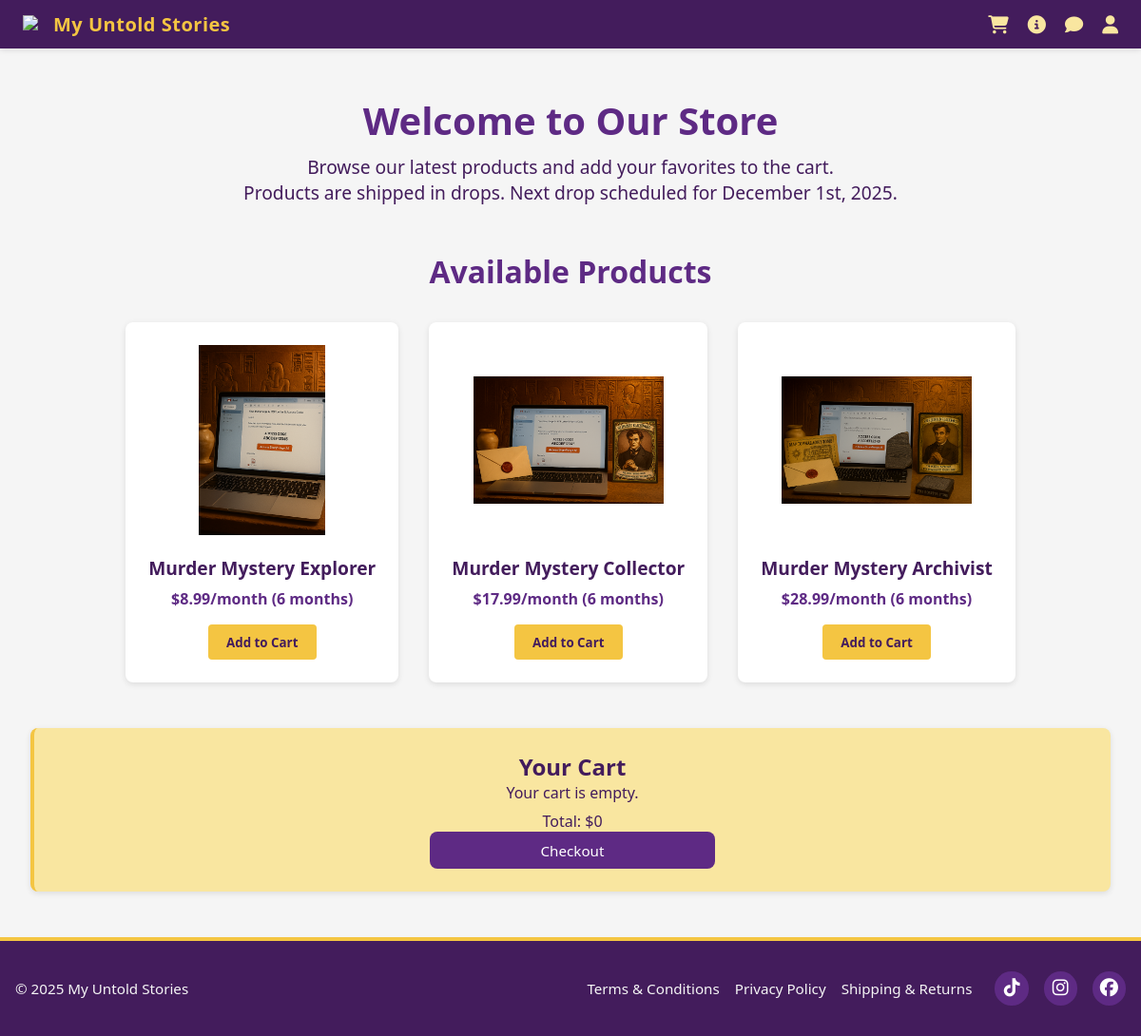
The app's page /shop/ with its own data.
### shop/models.py (models this page shows, shortened)
class Product(models.Model):
    name = models.CharField(max_length=100)
    description = models.TextField()
    price = models.DecimalField(max_digits=8, decimal_places=2)
    annual_price = models.DecimalField(max_digits=8, decimal_places=2, null=True, blank=True)
    image = models.ImageField(upload_to='products/')
    stripe_price_id = models.CharField(max_length=100, null=True)  # e.g., price_abc123
    is_subscription = models.BooleanField(default=True)
    available = models.BooleanField(default=True)
    featured = models.BooleanField(default=False)

### shop/views.py (the view)
# urls.py: path('', views.product_list, name='product_list'),
def product_list(request):
    products = Product.objects.filter(available=True)
    cart = Cart(request)
    return render(request, 'shop/product_list.html', {
        'products': products,
        'cart_items': cart.items(),
        'total': cart.total_price()
    })

### shop/cart.py (called while the page is built)
    def items(self):
        from .models import Product
        products = Product.objects.filter(id__in=self.cart.keys())
        return [
            {
                'product': product,
                'quantity': self.cart[str(product.id)],
                'total': product.price * self.cart[str(product.id)]
            }
            for product in products
        ]

    def total_price(self):
        return sum(item['total'] for item in self.items())

### templates/shop/product_list.html (shortened to what this page needs)
{% extends "base.html" %}
{% load static %}
{% block extra_head %}
<link rel="stylesheet" href="{% static 'css/product_list.css' %}">
<link rel="stylesheet" href="{% static 'css/header.css' %}">
<link rel="stylesheet" href="{% static 'css/footer.css' %}">
<link rel="stylesheet" href="{% static 'css/cart.css' %}">
<link rel="stylesheet" href="{% static 'css/checkout.css' %}">
{% endblock %}
{% block header %}
{% include 'partials/header.html' %}
{% endblock %}
{% block content %}
<main id="main-content" role="main" aria-label="Product List">
  <section class="store-intro">
    <h1>Welcome to Our Store</h1>
    <p>Browse our latest products and add your favorites to the cart.</p>
    <p>Products are shipped in drops. Next drop scheduled for December 1st, 2025.</p>
  </section>
  <section class="product-grid" aria-labelledby="product-heading">
    <h2 id="product-heading">Available Products</h2>
    <ul class="product-list">
      {% for product in products %}
        <li class="product-card">
          <article>
            <a href="{% url 'product_detail' product.pk %}" class="product-link">
              <img src="{{ product.image.url }}" alt="{{ product.name }}" width="200" height="200" loading="lazy">
              <h3>{{ product.name }}</h3>
            </a>
            <p class="price">${{ product.price }}/month (6 months)</p>
            <form class="add-to-cart-form" action="{% url 'cart_add' product.id %}" method="post">
              <button type="submit" class="add-to-cart-button">Add to Cart</button>
            </form>
          </article>
        </li>
      {% endfor %}
    </ul>
  </section>
  <section class="cart-preview" aria-label="Cart Summary">
    {% include 'shop/cart_detail.html' %}
  </section>
</main>
{% endblock %}
{% block footer %}
{% include 'partials/footer.html' %}
{% endblock %}

### templates/base.html (shortened to what this page needs)
{% load static %}
<!DOCTYPE html>
<html lang="en">
<head>
    <link rel="stylesheet" href="https://cdnjs.cloudflare.com/ajax/libs/font-awesome/6.5.2/css/all.min.css" />
    {% block extra_head %}{% endblock %}
</head>
<body>
    <header>
        {% block header %}{% endblock %}
    </header>
    <main>
        {% block content %}{% endblock %}
    </main>
    <footer>
        {% block footer %}{% endblock %}
    </footer>
</body>
</html>

### templates/partials/header.html (shortened to what this page needs)
{% load static %}
<nav class="main-nav" aria-label="Primary Navigation">
  <div class="nav-left">
    <a href="{% url 'home' %}" aria-label="Home"><img src="{% static 'img/logo_master_4000px.png' %}"></a>
    <span>My Untold Stories</span>
  </div>
  <div class="nav-controls">
    <div class="nav-right">
      <a href="{% url 'product_list' %}" aria-label="Cart" class="cart-link">
      <i class="fa-solid fa-shopping-cart"></i>
      <span class="cart-count" id="cart-count"></span>
    </a>
  {% if not user.is_authenticated %}
    <a href="{% url 'about' %}" aria-label="About">
      <i class="fa-solid fa-circle-info"></i>
    </a>
    <a href="{% url 'contact' %}" aria-label="Contact">
      <i class="fa-solid fa-comment"></i>
    </a>
  {% endif %}
    <a href="{% if user.is_authenticated %}{% url 'profile' %}{% else %}{% url 'login' %}{% endif %}" aria-label="Account">
      <i class="fa-solid fa-user"></i>
    </a>
    </div>
  </div>
</nav>

### templates/shop/cart_detail.html
<h2>Your Cart</h2>
<ul>
  {% for item in cart_items %}
    <li>
      {{ item.product.name }} – Qty: {{ item.quantity }} – ${{ item.total }}
      <form action="{% url 'cart_remove' item.product.id %}" method="post" class="remove-from-cart-form">
        {% csrf_token %}
        <button type="submit" class="remove-button" aria-label="Remove {{ item.product.name }}">Remove</button>
      </form>
    </li>
  {% empty %}
    <li>Your cart is empty.</li>
  {% endfor %}
</ul>
<p>Total: ${{ total }}</p>
<button type="button" class="view-cart-button">Checkout</button>

### templates/partials/footer.html (shortened to what this page needs)
<footer class="site-footer" role="contentinfo">
  <div class="footer-content">
    <div class="footer-left">
      <span>&copy; {% now "Y" %} My Untold Stories</span>
    </div>
    <div class="footer-links">
      <a href="{% url 'terms' %}">Terms & Conditions</a>
      <a href="{% url 'privacy' %}">Privacy Policy</a>
      <a href="{% url 'shipping' %}">Shipping & Returns</a>
    </div>
    <div class="footer-social">
      <a href="https://www.tiktok.com/@my_untold_stories_o?_t=ZP-90Zxo7jc0Dv&_r=1" aria-label="TikTok"><i class="fa-brands fa-tiktok"></i></a>
      <a href="https://www.instagram.com/myuntoldstories_official?igsh=MWIsYzNhaG41ZmRvdA==" aria-label="Instagram"><i class="fa-brands fa-instagram"></i></a>
      <a href="https://www.facebook.com/share/19vPxwQi6G/?mibextid==wwXIfr" aria-label="Facebook"><i class="fa-brands fa-facebook"></i></a>
    </div>
  </div>
</footer>

### static/css/product_list.css (style rules this page uses)
#main-content { padding: 3rem 2rem; background-color: var(--gray-light); color: var(--purple-dark); font-family: 'Segoe UI', sans-serif; }
.store-intro { text-align: center; margin-bottom: 3rem; }
.store-intro h1 { font-size: 2.5rem; color: var(--purple); margin-bottom: 0.5rem; }
.store-intro p { font-size: 1.2rem; color: var(--purple-dark); }
.product-grid { margin-bottom: 3rem; }
.product-grid h2 { text-align: center; font-size: 2rem; margin-bottom: 2rem; color: var(--purple); }
.product-list { display: flex; justify-content: center; flex-wrap: wrap; gap: 2rem; list-style: none; padding: 0; margin: 0; }
.product-card { background-color: var(--white); border-radius: 8px; box-shadow: 0 2px 6px rgba(0,0,0,0.1); padding: 1.5rem; transition: transform 0.3s ease, box-shadow 0.3s ease; }
.product-link { text-decoration: none; color: inherit; display: block; text-align: center; }
.product-link img { max-width: auto; height: 200px; object-fit: contain; border-radius: 4px; margin-bottom: 1rem; }
.product-link h3 { font-size: 1.2rem; margin-bottom: 0.5rem; color: var(--purple-dark); }
.price { font-weight: bold; color: var(--purple); margin: 0.5rem 0 1rem; text-align: center; }
.add-to-cart-form { display: flex; justify-content: center; }
.add-to-cart-button { background-color: var(--gold); color: var(--purple-dark); padding: 0.6rem 1.2rem; border: none; border-radius: 4px; font-weight: bold; cursor: pointer; transition: background-color 0.3s ease; }
.cart-preview { margin-top: 4rem; background-color: var(--white); padding: 2rem; border-radius: 8px; box-shadow: 0 2px 6px rgba(0,0,0,0.1); }

### static/css/header.css (style rules this page uses)
* { margin: 0; padding: 0; box-sizing: border-box; font-family: 'Segoe UI', Roboto, sans-serif; }
:root { --purple: #5e2a84; --purple-dark: #431c5c; --gold: #f4c542; --gold-light: #f9e6a0; --white: #ffffff; --gray-light: #f5f5f5; }
.main-nav { display: flex; justify-content: space-between; align-items: center; position: sticky; top: 0; width: 100%; background-color: var(--purple-dark); padding: 0.75rem 1.5rem; box-shadow: 0 2px 6px rgba(0, 0, 0, 0.1); }
.nav-controls { display: flex; align-items: center; gap: 1rem; }
.nav-left { display: flex; align-items: center; gap: 1rem; }
.nav-left img { height: 40px; width: auto; object-fit: contain; }
.nav-left span { font-size: 1.25rem; font-weight: 600; color: var(--gold); letter-spacing: 0.5px; }
.nav-right { display: flex; align-items: center; gap: 1.25rem; transition: max-height 0.3s ease; }
.nav-right a { color: var(--gold-light); text-decoration: none; font-size: 1.1rem; position: relative; transition: color 0.3s ease; }
.nav-right i { font-size: 1.2rem; }
.cart-count { position: absolute; top: -10px; right: -15px; color: var(--gold); font-size: 0.75rem; font-weight: bold; padding: 2px 6px; border-radius: 12px; min-width: 20px; text-align: center; }

### static/css/footer.css (style rules this page uses)
.site-footer { background-color: var(--purple-dark); color: var(--gray-light); padding: 2rem 1rem; font-size: 0.95rem; border-top: 4px solid var(--gold); }
.footer-content { display: flex; flex-wrap: wrap; justify-content: space-between; align-items: center; max-width: 1200px; margin: 0 auto; gap: 1.5rem; }
.footer-left { flex: 1 1 200px; text-align: left; font-weight: 500; }
.footer-links, .footer-info, .footer-social { display: flex; gap: 1rem; flex-wrap: wrap; align-items: center; }
.footer-links a, .footer-info a, .footer-social a { color: var(--gray-light); text-decoration: none; font-weight: 500; transition: color 0.3s ease; }
.footer-info i, .footer-social i { font-size: 1.2rem; }
.footer-social a { display: inline-flex; align-items: center; justify-content: center; width: 2.2rem; height: 2.2rem; border-radius: 50%; background-color: var(--purple); color: var(--white); transition: background-color 0.3s ease, transform 0.3s ease; }

### static/css/cart.css (style rules this page uses)
.cart-preview { margin-top: 3rem; padding: 1.5rem; background: var(--gold-light); border-left: 4px solid var(--gold); border-radius: 8px; text-align: center; }
.cart-preview h2 { margin-top: 0; font-size: 1.5rem; }
.cart-preview ul { list-style: none; padding: 0; margin: 0; }
.cart-preview li { margin-bottom: 0.5rem; }
.view-cart-button { background-color: var(--purple); color: var(--white); border: none; padding: 0.6rem 1rem; border-radius: 8px; cursor: pointer; font-size: 0.95rem; font-weight: 500; width: 300px; transition: background-color 0.2s ease; }

### records on screen
Product: image (picture), name "Murder Mystery Explorer", price "8.99"
Product: image (picture), name "Murder Mystery Collector", price "17.99"
Product: image (picture), name "Murder Mystery Archivist", price "28.99"

### other values on screen
{{ total }} "0"
